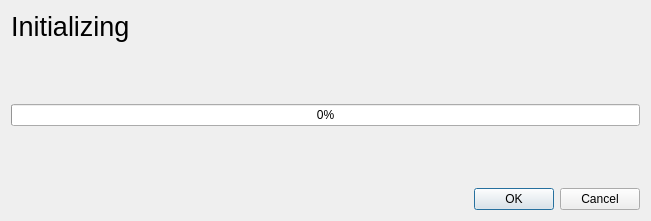
<?xml version="1.0" encoding="UTF-8"?>
<ui version="4.0">
 <class>initProgress</class>
 <widget class="QDialog" name="initProgress">
  <property name="windowModality">
   <enum>Qt::ApplicationModal</enum>
  </property>
  <property name="geometry">
   <rect>
    <x>0</x>
    <y>0</y>
    <width>651</width>
    <height>221</height>
   </rect>
  </property>
  <property name="windowTitle">
   <string>Initialization</string>
  </property>
  <layout class="QVBoxLayout" name="verticalLayout">
   <item>
    <widget class="QLabel" name="initializationTask">
     <property name="font">
      <font>
       <pointsize>20</pointsize>
      </font>
     </property>
     <property name="text">
      <string>Initializing</string>
     </property>
    </widget>
   </item>
   <item>
    <spacer name="verticalSpacer">
     <property name="orientation">
      <enum>Qt::Vertical</enum>
     </property>
     <property name="sizeHint" stdset="0">
      <size>
       <width>20</width>
       <height>40</height>
      </size>
     </property>
    </spacer>
   </item>
   <item>
    <widget class="QProgressBar" name="initiializationProgress">
     <property name="value">
      <number>0</number>
     </property>
    </widget>
   </item>
   <item>
    <spacer name="verticalSpacer_2">
     <property name="orientation">
      <enum>Qt::Vertical</enum>
     </property>
     <property name="sizeHint" stdset="0">
      <size>
       <width>20</width>
       <height>40</height>
      </size>
     </property>
    </spacer>
   </item>
   <item>
    <widget class="QDialogButtonBox" name="buttonBox">
     <property name="orientation">
      <enum>Qt::Horizontal</enum>
     </property>
     <property name="standardButtons">
      <set>QDialogButtonBox::Cancel|QDialogButtonBox::Ok</set>
     </property>
    </widget>
   </item>
  </layout>
 </widget>
 <resources/>
 <connections>
  <connection>
   <sender>buttonBox</sender>
   <signal>accepted()</signal>
   <receiver>initProgress</receiver>
   <slot>accept()</slot>
   <hints>
    <hint type="sourcelabel">
     <x>248</x>
     <y>254</y>
    </hint>
    <hint type="destinationlabel">
     <x>157</x>
     <y>274</y>
    </hint>
   </hints>
  </connection>
  <connection>
   <sender>buttonBox</sender>
   <signal>rejected()</signal>
   <receiver>initProgress</receiver>
   <slot>reject()</slot>
   <hints>
    <hint type="sourcelabel">
     <x>316</x>
     <y>260</y>
    </hint>
    <hint type="destinationlabel">
     <x>286</x>
     <y>274</y>
    </hint>
   </hints>
  </connection>
 </connections>
</ui>
